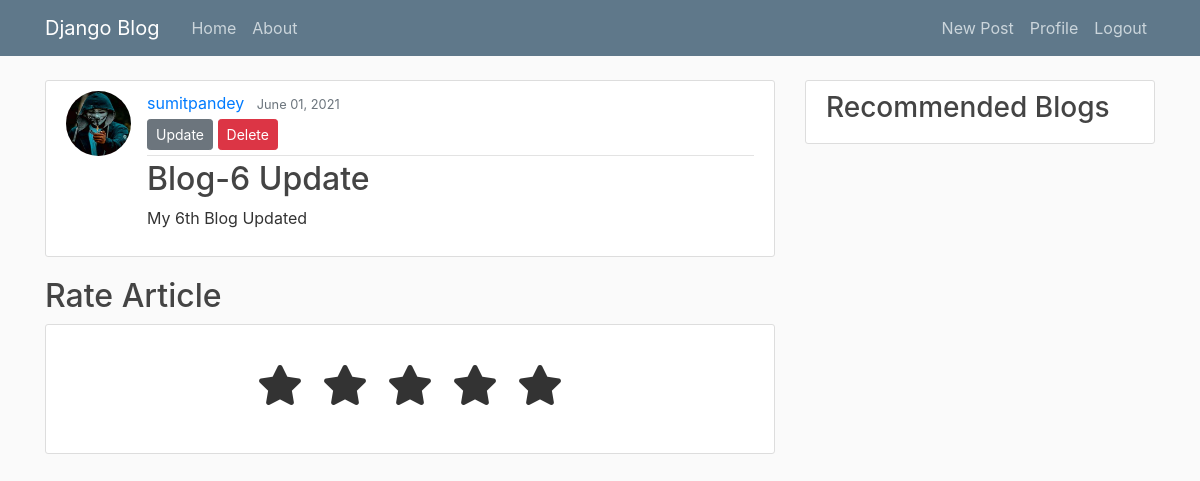
Screenshot of /post/6/ (signed in) with the database file from the repository.
### blog/models.py (models this page shows, shortened)
class Post(models.Model) :
    category = models.ManyToManyField(Category, related_name='posts', blank=True)
    title = models.CharField(max_length=100)
    content = models.TextField()
    date_posted = models.DateTimeField(default = timezone.now )
    author = models.ForeignKey( User , on_delete=models.CASCADE)

### users/models.py (models this page shows, shortened)
class Profile(models.Model) :
    user = models.OneToOneField(User, on_delete=models.CASCADE)
    image = models.ImageField(default='default.jpg', upload_to='profile_pics')

### blog/views.py (the view)
# urls.py: path('post/<int:id>/', PostDetailView , name='post-detail'),
def PostDetailView(request, id):
    post = get_object_or_404(Post, id=id)
    if(Rating.objects.filter(user = request.user , post = post).exists()):
        rating = Rating.objects.get(user = request.user , post = post)
        context = {
            'post' : post,
            'rating' : rating,
        }
    else:
        context = {
            'post' : post,
        }
    return render(request, 'blog/post_detail.html', context)

### blog/templates/blog/post_detail.html (shortened to what this page needs)
{% extends "blog/base.html" %}
{% block content %}
<article class="media content-section">
    <img class="rounded-circle article-img" src="{{ post.author.profile.image.url }}">
    <div class="media-body">
        <div class="article-metadata">
            <a class="mr-2" href="{% url 'user-posts' post.author.username  %}">{{ post.author }}</a>
            <small class="text-muted">{{ post.date_posted|date:"F d, Y" }}</small>
            {% if post.author == user %}
            <div>
                <a class='btn btn-secondary btn-sm mt-1 mb-1' href=" {% url 'post-update' post.id %} ">Update</a>
                <a class='btn btn-danger btn-sm mt-1 mb-1' href=" {% url 'post-delete' post.id %} ">Delete</a>
            </div>
            {% endif %}
        </div>
        <h2 class="article-title">{{ post.title }}</h2>
        <p class="article-content">{{ post.content}}</p>
    </div>
</article>
{% if rating %}
<h2>Your Rating</h2>
<div class="rcontainer">
    <div class="star-widget">
        <input type="radio" name="rrate" id="rrate-5">
        <label for="rrate-5" class="fas fa-star" checked></label>
        <input type="radio" name="rrate" id="rrate-4">
        <label for="rrate-4" class="fas fa-star"></label>
        <input type="radio" name="rrate" id="rrate-3">
        <label for="rrate-3" class="fas fa-star"></label>
        <input type="radio" name="rrate" id="rrate-2">
        <label for="rrate-2" class="fas fa-star"></label>
        <input type="radio" name="rrate" id="rrate-1">
        <label for="rrate-1" class="fas fa-star"></label>
    </div>
</div>
<script>
    radiobtn = document.getElementById("rrate-{{ rating.rating }}");
    radiobtn.checked = true;
</script>
<article class="media content-section">
    <div>{{rating.review}}</div>
</article>
<h2>Edit your rating</h2>
<article class="media content-section">
    <div class="rcontainer">
        <div class="post">
            <div class="text">Thanks for rating us!</div>
            <div class="edit">EDIT</div>
        </div>
        <div class="star-widget">
            <input type="radio" name="rate" id="rate-5">
            <label for="rate-5" class="fas fa-star" checked></label>
            <input type="radio" name="rate" id="rate-4">
            <label for="rate-4" class="fas fa-star"></label>
            <input type="radio" name="rate" id="rate-3">
            <label for="rate-3" class="fas fa-star"></label>
            <input type="radio" name="rate" id="rate-2">
            <label for="rate-2" class="fas fa-star"></label>
            <input type="radio" name="rate" id="rate-1">
            <label for="rate-1" class="fas fa-star"></label>
            <form>
                <div class="textarea">
                    <textarea cols="30" placeholder="Describe your experience.."></textarea>
                </div>
                <div class="btn">
                    <button class="rbutton" type="button">Post</button>
                </div>
            </form>
        </div>
    </div>
</article>
{% else %}
<h2>Rate Article</h2>
<article class="media content-section">
    <div class="rcontainer">
        <div class="star-widget">
            <label for="rate-5" class="fas fa-star"></label>
            <label for="rate-4" class="fas fa-star"></label>
            <label for="rate-3" class="fas fa-star"></label>
            <label for="rate-2" class="fas fa-star"></label>
            <label for="rate-1" class="fas fa-star"></label>
        </div>
    </div>
</article>
{% endif %}
{% endblock content %}

### blog/static/blog/main.css (style rules this page uses)
body { background: #fafafa; color: #333333; margin-top: 5rem; }
h1, h2, h3, h4, h5, h6 { color: #444444; }
.content-section { background: #ffffff; padding: 10px 20px; border: 1px solid #dddddd; border-radius: 3px; margin-bottom: 20px; }
.article-title { color: #444444; }
.article-content { white-space: pre-line; }
.article-img { height: 65px; width: 65px; margin-right: 16px; }
.article-metadata { padding-bottom: 1px; margin-bottom: 4px; border-bottom: 1px solid #e3e3e3 }

### blog/templates/blog/post_detail.html (style rules this page uses)
.rcontainer { position: relative; width: 100%; padding: 20px 30px; border-radius: 5px; display: flex; align-items: center; justify-content: center; flex-direction: column; }
.star-widget label { font-size: 40px; padding: 10px; float: right; transition: all 0.2s ease; }

### rows the page displays
Post: author.profile.image (placeholder picture), author "sumitpandey", date_posted "June 01, 2021", title "Blog-6 Update", content "My 6th Blog Updated"
